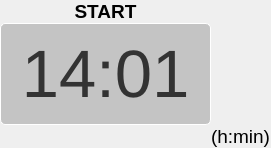
                          <widget class="QFrame" name="frame_26">
                           <property name="frameShape">
                            <enum>QFrame::NoFrame</enum>
                           </property>
                           <property name="frameShadow">
                            <enum>QFrame::Raised</enum>
                           </property>
                           <layout class="QHBoxLayout" name="horizontalLayout_15">
                            <property name="spacing">
                             <number>0</number>
                            </property>
                            <property name="leftMargin">
                             <number>0</number>
                            </property>
                            <property name="topMargin">
                             <number>0</number>
                            </property>
                            <property name="rightMargin">
                             <number>0</number>
                            </property>
                            <property name="bottomMargin">
                             <number>0</number>
                            </property>
                            <item>
                             <widget class="QFrame" name="frame_27">
                              <property name="frameShape">
                               <enum>QFrame::NoFrame</enum>
                              </property>
                              <property name="frameShadow">
                               <enum>QFrame::Raised</enum>
                              </property>
                              <layout class="QGridLayout" name="gridLayout_12">
                               <property name="leftMargin">
                                <number>0</number>
                               </property>
                               <property name="topMargin">
                                <number>0</number>
                               </property>
                               <property name="rightMargin">
                                <number>0</number>
                               </property>
                               <property name="bottomMargin">
                                <number>0</number>
                               </property>
                               <property name="spacing">
                                <number>0</number>
                               </property>
                               <item row="1" column="0">
                                <widget class="QPushButton" name="start_button">
                                 <property name="minimumSize">
                                  <size>
                                   <width>211</width>
                                   <height>102</height>
                                  </size>
                                 </property>
                                 <property name="maximumSize">
                                  <size>
                                   <width>211</width>
                                   <height>102</height>
                                  </size>
                                 </property>
                                 <property name="styleSheet">
                                  <string notr="true">font: 50pt;
color: #333;
background: #C4C4C4;
border: 1px solid #FFFFFF;
box-sizing: border-box;
box-shadow: 0px 4px 4px rgba(0, 0, 0, 0.25);
border-radius: 5px;</string>
                                 </property>
                                 <property name="text">
                                  <string>14:01</string>
                                 </property>
                                </widget>
                               </item>
                               <item row="2" column="1">
                                <widget class="QLabel" name="label_38">
                                 <property name="font">
                                  <font>
                                   <pointsize>14</pointsize>
                                  </font>
                                 </property>
                                 <property name="styleSheet">
                                  <string notr="true"/>
                                 </property>
                                 <property name="text">
                                  <string>(h:min)</string>
                                 </property>
                                 <property name="alignment">
                                  <set>Qt::AlignLeading|Qt::AlignLeft|Qt::AlignTop</set>
                                 </property>
                                </widget>
                               </item>
                               <item row="0" column="0">
                                <widget class="QLabel" name="label_15">
                                 <property name="font">
                                  <font>
                                   <pointsize>14</pointsize>
                                   <weight>75</weight>
                                   <bold>true</bold>
                                  </font>
                                 </property>
                                 <property name="styleSheet">
                                  <string notr="true"/>
                                 </property>
                                 <property name="text">
                                  <string>START</string>
                                 </property>
                                 <property name="alignment">
                                  <set>Qt::AlignCenter</set>
                                 </property>
                                </widget>
                               </item>
                              </layout>
                             </widget>
                            </item>
                           </layout>
                          </widget>
